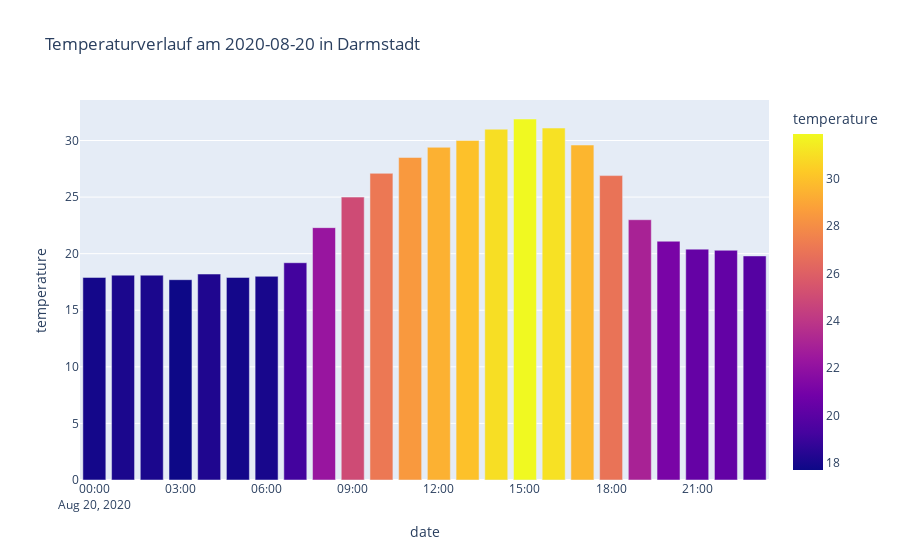

Source (notebook cell):
### Code cell
calculate_plot(tempbydate)

### Figure 1 — Plotly figure (JSON) as saved in the notebook; plotly's stock layout.template omitted (floating-point values rounded to 4 significant figures)
{"data": [{"alignmentgroup": "True", "customdata": [[917, "Darmstadt"], [917, "Darmstadt"], [917, "Darmstadt"], [917, "Darmstadt"], [917, "Darmstadt"], [917, "Darmstadt"], [917, "Darmstadt"], [917, "Darmstadt"], [917, "Darmstadt"], [917, "Darmstadt"], [917, "Darmstadt"], [917, "Darmstadt"], [917, "Darmstadt"], [917, "Darmstadt"], [917, "Darmstadt"], [917, "Darmstadt"], [917, "Darmstadt"], [917, "Darmstadt"], [917, "Darmstadt"], [917, "Darmstadt"], [917, "Darmstadt"], [917, "Darmstadt"], [917, "Darmstadt"], [917, "Darmstadt"]], "hovertemplate": "date=%{x}<br>temperature=%{marker.color}<br>station_id=%{customdata[0]}<br>STATION_NAME=%{customdata[1]}<extra></extra>", "legendgroup": "", "marker": {"color": [17.9, 18.1, 18.1, 17.7, 18.2, 17.9, 18, 19.2, 22.3, 25, 27.1, 28.5, 29.4, 30, 31, 31.9, 31.1, 29.6, 26.9, 23, 21.1, 20.4, 20.3, 19.8], "coloraxis": "coloraxis"}, "name": "", "offsetgroup": "", "orientation": "v", "showlegend": false, "textposition": "auto", "type": "bar", "x": ["2020-08-20T00:00:00", "2020-08-20T01:00:00", "2020-08-20T02:00:00", "2020-08-20T03:00:00", "2020-08-20T04:00:00", "2020-08-20T05:00:00", "2020-08-20T06:00:00", "2020-08-20T07:00:00", "2020-08-20T08:00:00", "2020-08-20T09:00:00", "2020-08-20T10:00:00", "2020-08-20T11:00:00", "2020-08-20T12:00:00", "2020-08-20T13:00:00", "2020-08-20T14:00:00", "2020-08-20T15:00:00", "2020-08-20T16:00:00", "2020-08-20T17:00:00", "2020-08-20T18:00:00", "2020-08-20T19:00:00", "2020-08-20T20:00:00", "2020-08-20T21:00:00", "2020-08-20T22:00:00", "2020-08-20T23:00:00"], "xaxis": "x", "y": [17.9, 18.1, 18.1, 17.7, 18.2, 17.9, 18, 19.2, 22.3, 25, 27.1, 28.5, 29.4, 30, 31, 31.9, 31.1, 29.6, 26.9, 23, 21.1, 20.4, 20.3, 19.8], "yaxis": "y"}], "layout": {"barmode": "relative", "coloraxis": {"colorbar": {"title": {"text": "temperature"}}, "colorscale": [[0, "#0d0887"], [0.1111, "#46039f"], [0.2222, "#7201a8"], [0.3333, "#9c179e"], [0.4444, "#bd3786"], [0.5556, "#d8576b"], [0.6667, "#ed7953"], [0.7778, "#fb9f3a"], [0.8889, "#fdca26"], [1, "#f0f921"]]}, "legend": {"tracegroupgap": 0}, "title": {"text": "Temperaturverlauf am 2020-08-20 in Darmstadt"}, "xaxis": {"anchor": "y", "domain": [0, 1], "title": {"text": "date"}}, "yaxis": {"anchor": "x", "domain": [0, 1], "title": {"text": "temperature"}}}}
